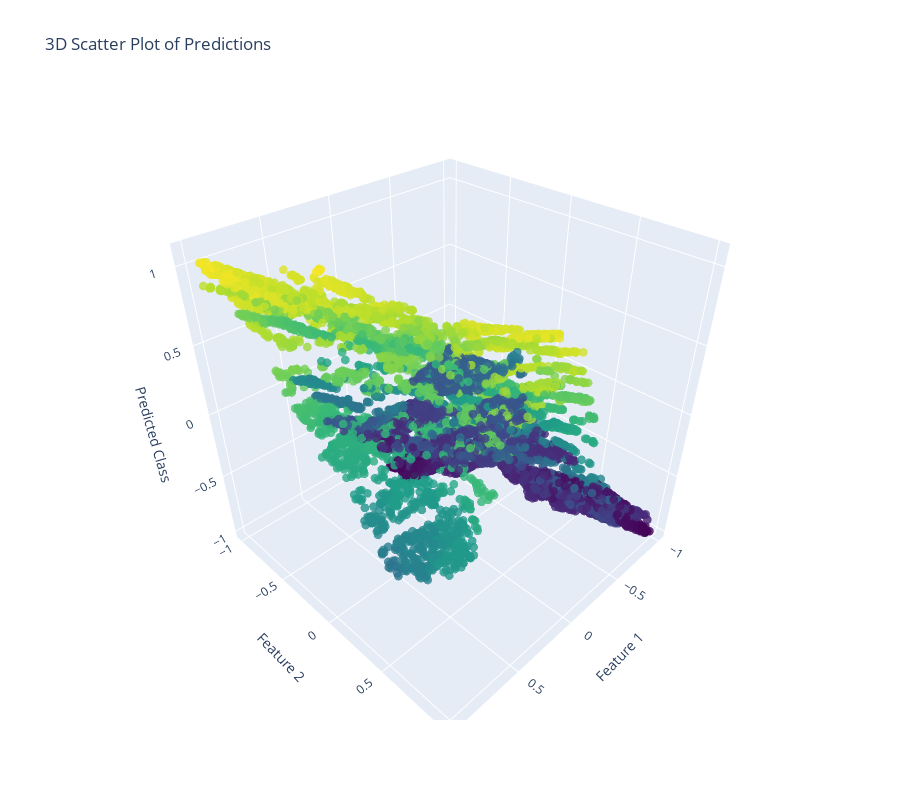

Here is the notebook cell this chart was saved with:
### Code cell
import plotly.graph_objs as go

# Create a scatter plot
scatter_plot = go.Scatter3d(
    x=x_test[:, 0],
    y=x_test[:, 1],
    z=y_pred_nn.flatten(),
    mode="markers",
    marker=dict(
        color=y_pred_nn.flatten(),
        colorscale="Viridis",  # You can choose any other colorscale
        opacity=0.8,
        size=3,
    ),
)

# Define layout parameters
layout = go.Layout(
    title="3D Scatter Plot of Predictions",
    scene=dict(
        xaxis=dict(title="Feature 1"),
        yaxis=dict(title="Feature 2"),
        zaxis=dict(title="Predicted Class"),
    ),
    # width=800,  # Adjust width as needed
    height=800,  # Adjust height as needed
)

# Create a Figure object
fig = go.Figure(data=[scatter_plot], layout=layout)

# Show the plot
fig.show()

### Figure 1 — Plotly figure (JSON) as saved in the notebook; plotly's stock layout.template omitted (floating-point values rounded to 4 significant figures; data arrays with more than 128 entries replaced by an {"elided": "..."} marker saying what was removed)
{"data": [{"marker": {"color": {"elided": "9900 float values"}, "colorscale": [[0, "#440154"], [0.1111, "#482878"], [0.2222, "#3e4989"], [0.3333, "#31688e"], [0.4444, "#26828e"], [0.5556, "#1f9e89"], [0.6667, "#35b779"], [0.7778, "#6ece58"], [0.8889, "#b5de2b"], [1, "#fde725"]], "opacity": 0.8, "size": 3}, "mode": "markers", "type": "scatter3d", "x": {"elided": "9900 float values"}, "y": {"elided": "9900 float values"}, "z": {"elided": "9900 float values"}}], "layout": {"height": 800, "scene": {"xaxis": {"title": {"text": "Feature 1"}}, "yaxis": {"title": {"text": "Feature 2"}}, "zaxis": {"title": {"text": "Predicted Class"}}}, "title": {"text": "3D Scatter Plot of Predictions"}}}
